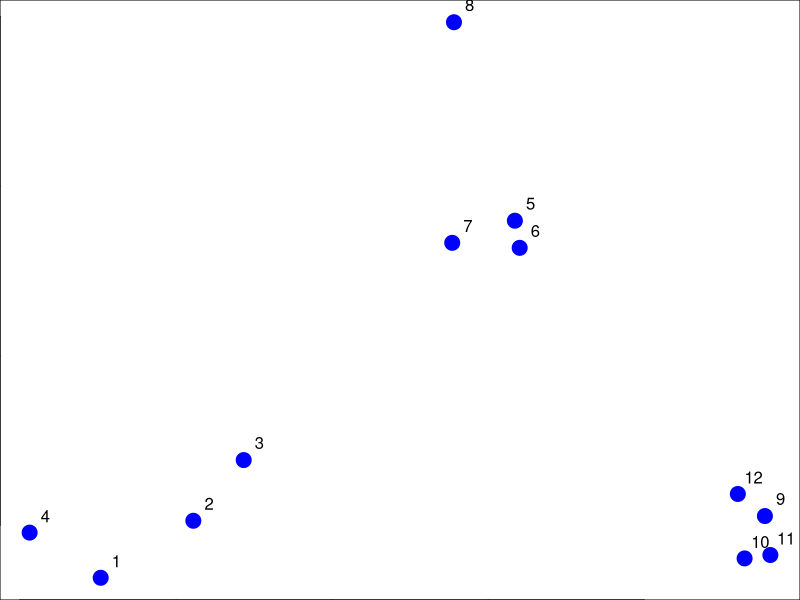
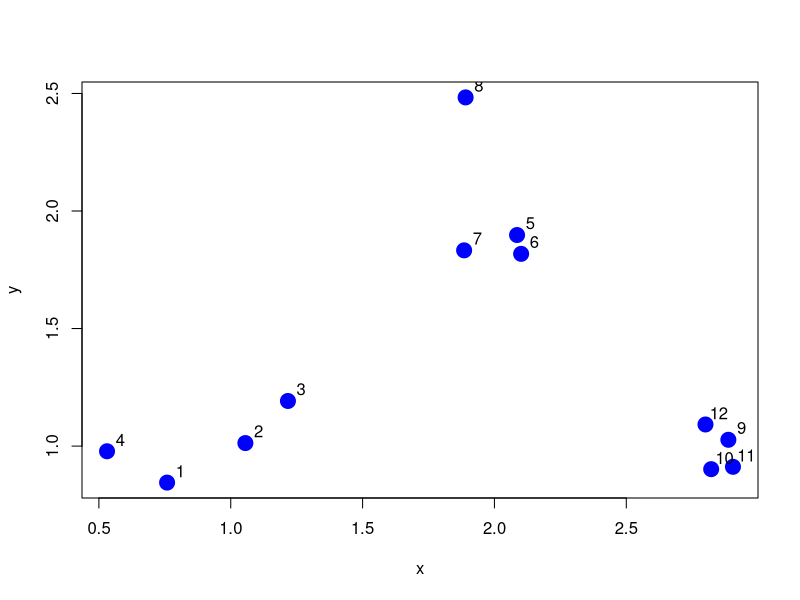

R code for these plots, in order: (Note: this script raises an error after producing the figures.)
plot1 <- function() {
    plot(x, y, col = "blue", pch = 19, cex = 2)
    text(x + 0.05, y + 0.05, labels = as.character(1:12))
}


set.seed(1234)
par(mar = c(0, 0, 0, 0))
x <- rnorm(12, mean = rep(1:3, each = 4), sd = 0.2)
y <- rnorm(12, mean = rep(c(1, 2, 1), each = 4), sd = 0.2)

plot1()
png(filename = "./pics/h1-plot1.png", width = 480, height = 480, units = "px")
plot1()
dev.off()

# Calculate the distance.
dataFrame <- data.frame(x = x, y = y)
dist(dataFrame)

hClustering <- hclust(distxy)

plot(hClustering)
png(filename = "./pics/h1-dendrogram.png", width = 480, height = 480, units = "px")
plot(hClustering)
dev.off()

